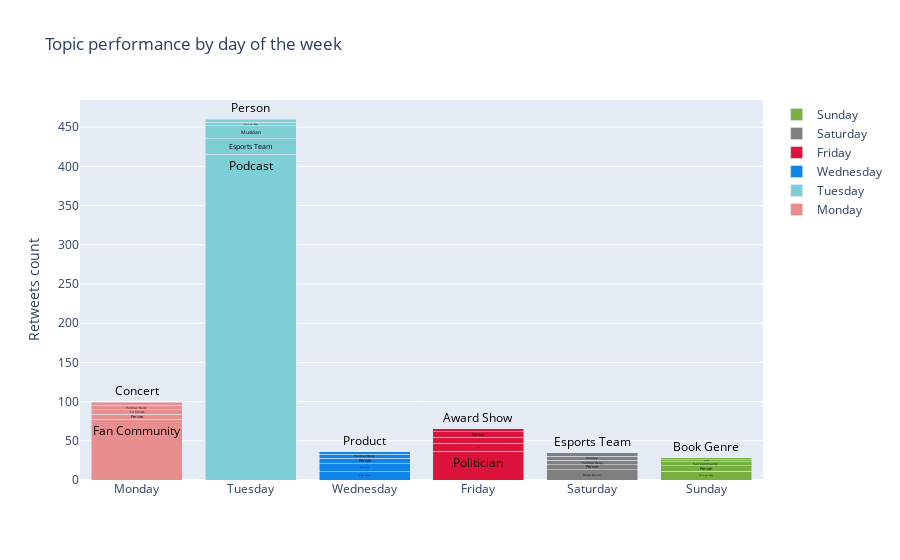

Notebook cell for this chart:
### Code cell
x_bar_1 = m['day_of_week']
y_bar_1 = m['retweet_count']

x_bar_2 = t['day_of_week']
y_bar_2 = t['retweet_count']

x_bar_3 = w['day_of_week']
y_bar_3 = w['retweet_count']

x_bar_4 = th['day_of_week']
y_bar_4 = th['retweet_count']

x_bar_5 = f['day_of_week']
y_bar_5 = f['retweet_count']

x_bar_6 = s['day_of_week']
y_bar_6 = s['retweet_count']

x_bar_7 = su['day_of_week']
y_bar_7 = su['retweet_count']

day_monday = dict(type='bar', x=x_bar_1, y=y_bar_1, name='Monday', marker=dict(color='#E98E8E'), text=m['topics_cleaned'], textposition='auto', textfont=dict(color='black'))
day_tuesday = dict(type='bar', x=x_bar_2, y=y_bar_2, name='Tuesday', marker=dict(color='#7ecfd4'), text=t['topics_cleaned'], textposition='auto', textfont=dict(color='black'))
day_wednesday = dict(type='bar', x=x_bar_3, y=y_bar_3, name='Wednesday', marker=dict(color='#1184e8'), text=w['topics_cleaned'], textposition='auto', textfont=dict(color='black'))
day_thursday = dict(type='bar', x=x_bar_4, y=y_bar_4, name='Thrusday', marker=dict(color='#3c89d0'), text=th['topics_cleaned'], textposition='auto', textfont=dict(color='black'))
day_friday = dict(type='bar', x=x_bar_5, y=y_bar_5, name='Friday', marker=dict(color='crimson'), text=f['topics_cleaned'], textposition='auto', textfont=dict(color='black'))
day_saturday = dict(type='bar', x=x_bar_6, y=y_bar_6, name='Saturday', marker=dict(color='grey'), text=s['topics_cleaned'], textposition='auto', textfont=dict(color='black'))
day_sunday = dict(type='bar', x=x_bar_7, y=y_bar_7, name='Sunday', marker=dict(color='#76B041'), text=su['topics_cleaned'], textposition='auto', textfont=dict(color='black'))

days_of_week = [day_monday, day_tuesday, day_wednesday, day_thursday, day_friday, day_saturday, day_sunday]

#! pip install -U kaleido
import plotly.graph_objects as go

colors = {'Person': 'crimson',
          'Political Body': '#88c7dc',
          'Fan Community': 'E98E8E',
          'Movie': 'cornflowerblue',
          'Musician': 'DFA3A0',
          'Brand': 'A4CDE6'}

layout_days = dict(title=dict(text='Topic performance by day of the week'),
                    yaxis=dict(title='Retweets count'),
                    barmode='stack')
fig_daysplot = go.Figure(data=days_of_week, layout=layout_days)
fig_daysplot.show()

### Figure 1 — Plotly figure (JSON) as saved in the notebook; plotly's stock layout.template omitted (floating-point values rounded to 4 significant figures)
{"data": [{"marker": {"color": "#E98E8E"}, "name": "Monday", "text": ["Fan Community", "Person", "TV Shows", "Political Body", "Concert"], "textfont": {"color": "black"}, "textposition": "auto", "x": ["Monday", "Monday", "Monday", "Monday", "Monday"], "y": [77.4, 6.599, 5.676, 5.608, 4.0], "type": "bar"}, {"marker": {"color": "#7ecfd4"}, "name": "Tuesday", "text": ["Podcast", "Esports Team", "Musician", "Political Body", "Person"], "textfont": {"color": "black"}, "textposition": "auto", "x": ["Tuesday", "Tuesday", "Tuesday", "Tuesday", "Tuesday"], "y": [415.8, 19.75, 16.48, 4.26, 4.219], "type": "bar"}, {"marker": {"color": "#1184e8"}, "name": "Wednesday", "text": ["Video Game", "Musician", "Person", "Political Body", "Product"], "textfont": {"color": "black"}, "textposition": "auto", "x": ["Wednesday", "Wednesday", "Wednesday", "Wednesday", "Wednesday"], "y": [10.48, 10.45, 6.917, 5.226, 2.9], "type": "bar"}, {"marker": {"color": "#3c89d0"}, "name": "Thrusday", "text": [], "textfont": {"color": "black"}, "textposition": "auto", "x": [], "y": [], "type": "bar"}, {"marker": {"color": "crimson"}, "name": "Friday", "text": ["Politician", "Sport", "Fan Community", "Person", "Award Show"], "textfont": {"color": "black"}, "textposition": "auto", "x": ["Friday", "Friday", "Friday", "Friday", "Friday"], "y": [36.67, 10.26, 7.859, 7.059, 3.614], "type": "bar"}, {"marker": {"color": "grey"}, "name": "Saturday", "text": ["Music Genre", "Person", "Political Body", "Holiday", "Esports Team"], "textfont": {"color": "black"}, "textposition": "auto", "x": ["Saturday", "Saturday", "Saturday", "Saturday", "Saturday"], "y": [13.25, 6.409, 5.663, 5.221, 4.438], "type": "bar"}, {"marker": {"color": "#76B041"}, "name": "Sunday", "text": ["Political Body", "Person", "Fan Community", "Brand", "Book Genre"], "textfont": {"color": "black"}, "textposition": "auto", "x": ["Sunday", "Sunday", "Sunday", "Sunday", "Sunday"], "y": [11.05, 7.273, 4.812, 2.879, 2.681], "type": "bar"}], "layout": {"barmode": "stack", "title": {"text": "Topic performance by day of the week"}, "yaxis": {"title": {"text": "Retweets count"}}}}
